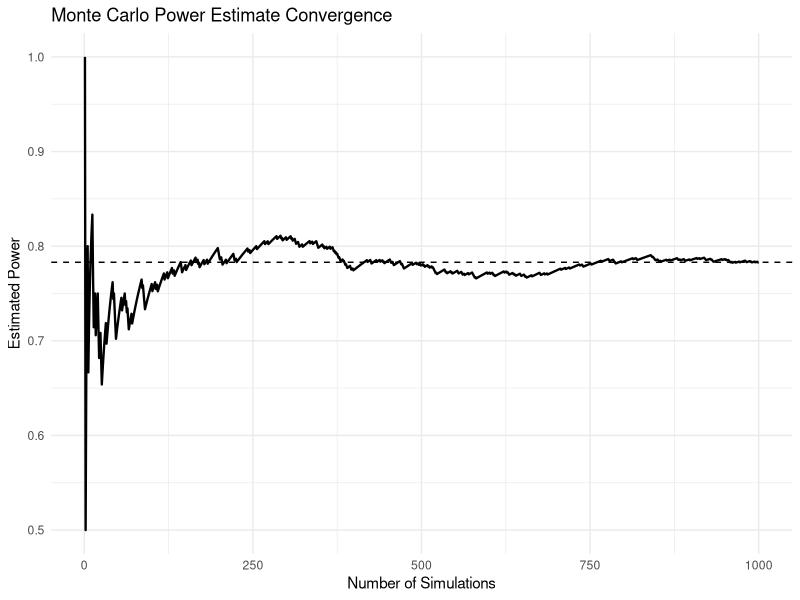
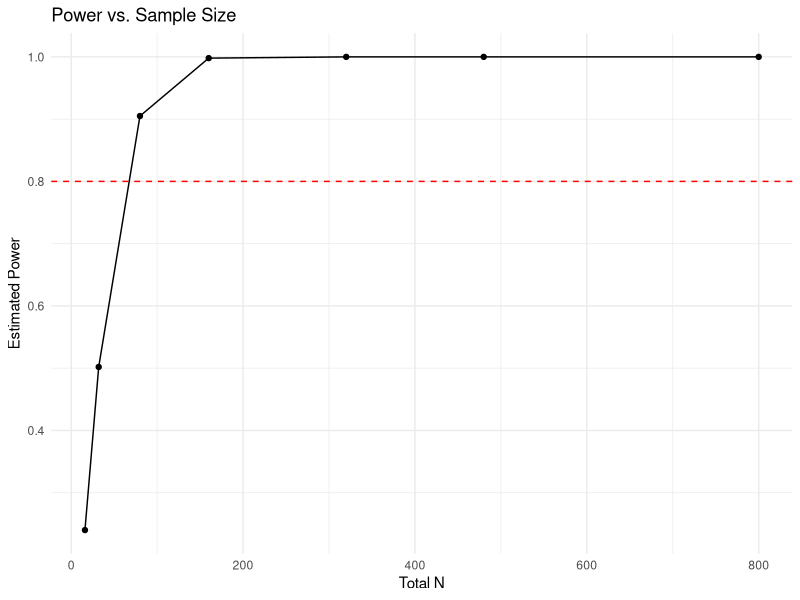
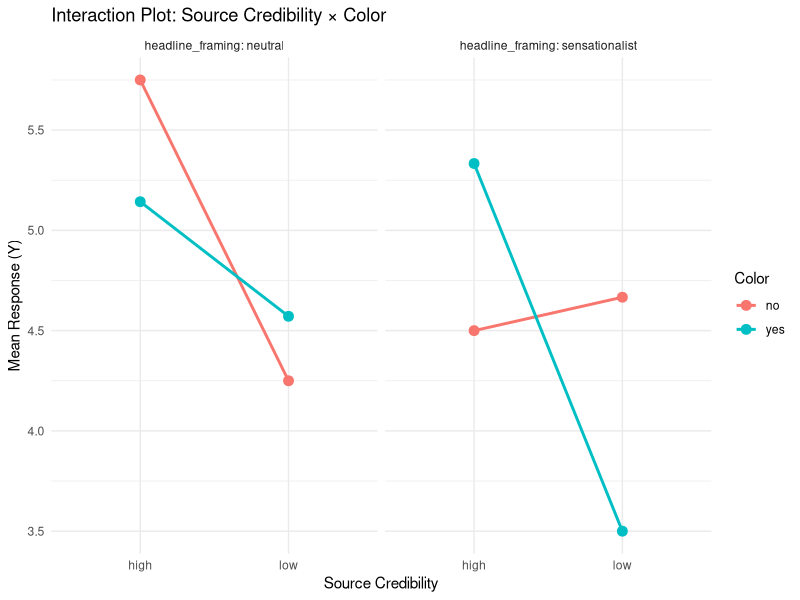
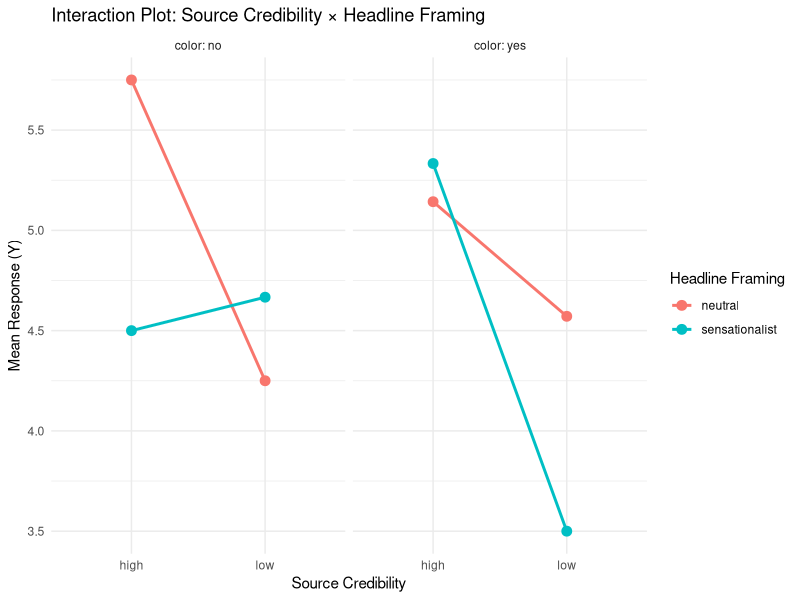

Generate these figures, in order, with R:
## ---- chunk 1
#| warning: false

library(tidyverse)
## ---- chunk 2
#| warning: false

##########
# Reading in and formatting raw lab data
##########

data <- read_csv("data/raw-data.csv")

data

## ---- chunk 3
#| warning: false

##########
# Reading in and formatting data
##########

data <- read_csv("data/data.csv")

data

power_data <- data |>
  mutate(
    Y = di,
    treatment = factor(xi),
    block = factor(block)
  ) |>
  select(treatment, Y, block)

power_data
## ---- chunk 4
treatment_map <- data.frame(
  treatment          = factor(1:8),
  source_credibility = factor(c("high","high","high","high","low","low","low","low")),
  color              = factor(c("yes","yes","no","no","yes","yes","no","no")),
  headline_framing   = factor(c("sensationalist","neutral","sensationalist","neutral",
                                "sensationalist","neutral","sensationalist","neutral"))
)

# Joining the power_data back in to match it to treatment conditions so we can do 2^3 factorial design
power_data_full <- power_data |>
  left_join(treatment_map, by = "treatment") |>
  select(source_credibility, color, headline_framing, block, Y)

power_data_full
## ---- chunk 5
##########
# Complete Block Design
##########

# political affiliation level is the block
# each participant sees exactly 1 graph (1 treatment combination)

# source cred: 0 = low, 1 = high
# color: 0 = no, 1 = yes
# headline framing: 0 = neutral, 1 = sensationalist

##########
# Step 1: Linear model and the data generating process
##########


dry_run <- data.frame(
  unit               = 1:16,
  block              = rep(c("democrat", "republican"), each = 8),
  source_credibility = rep(c("high", "high", "high", "high",
                              "low",  "low",  "low",  "low"), 2),
  color              = rep(c("yes", "yes", "no",  "no",
                              "yes", "yes", "no",  "no"), 2),
  headline_framing   = rep(c("sensationalist", "neutral",
                              "sensationalist", "neutral",
                              "sensationalist", "neutral",
                              "sensationalist", "neutral"), 2),
  response           = c(6, 7, 5, 5, 4, 4, 3, 4,   # democrat block
                         5, 6, 4, 3, 5, 3, 2, 4)    # republican block
)

## ---- chunk 6
##########
# Writing out the linear model as an R function
##########

set.seed(42)

generate_Y <- function(mu, alpha, gamma, delta, beta, 
                       alpha_gamma, alpha_delta, gamma_delta, alpha_gamma_delta,
                       sigma_sq, j, k, l, i, m) {
  
  n <- length(m)
  
  epsilon <- rnorm(n, mean = 0, sd = sqrt(sigma_sq))
  
  ag  <- mapply(function(jj, kk) alpha_gamma[jj, kk], j, k)
  ad  <- mapply(function(jj, ll) alpha_delta[jj, ll], j, l)
  gd  <- mapply(function(kk, ll) gamma_delta[kk, ll], k, l)
  agd <- mapply(function(jj, kk, ll) alpha_gamma_delta[jj, kk, ll], j, k, l)
  
  Y <- mu + beta[i] + alpha[j] + gamma[k] + delta[l] + ag + ad + gd + agd + epsilon
  
  return(Y)
}
## ---- chunk 7
##########
# Step 2: Choosing parameters
##########

# Defining parameter values

mu <- 0


alpha <- c(-0.55, 0.55) # source credibility: ~1.5 point difference
gamma <- c(-0.45, 0.45) # color: ~0.9 point difference
delta <- c(-0.55, 0.55) # headline framing: ~1.1 point difference
beta  <- c(-0.10, 0.10) # block   

mu <- mean(power_data_full$Y)

sigma_sq <- var(power_data_full$Y)
n <- 16


alpha_gamma       <- matrix(c(0.15, -0.15, -0.15,  0.15), nrow = 2, ncol = 2)
alpha_delta       <- matrix(c(0.10, -0.10, -0.10,  0.10), nrow = 2, ncol = 2)
gamma_delta       <- matrix(c(0.08, -0.08, -0.08,  0.08), nrow = 2, ncol = 2)
alpha_gamma_delta <- array(c(0.05, -0.05, -0.05,  0.05,
                             -0.05,  0.05,  0.05, -0.05), dim = c(2, 2, 2))
## ---- chunk 8
##########
# Estimate for sigma squared
##########

sigma_sq
## ---- chunk 9
##########
# Step 3: Simulating Inference
##########

n_per_cell <- 3
i <- as.integer(power_data_full$block)
j <- as.integer(power_data_full$source_credibility)  # high=1, low=2
k <- as.integer(power_data_full$color)               # no=1, yes=2
l <- as.integer(power_data_full$headline_framing)    # neutral=1, sensationalist=2
m <- 1:nrow(power_data_full)                         # n_total = 50

n_total <- length(m)

Y <- generate_Y(mu, alpha, gamma, delta, beta,
                alpha_gamma, alpha_delta, gamma_delta, alpha_gamma_delta,
                sigma_sq, j, k, l, i, m)

dat <- data.frame(
  Y                  = Y,
  block              = factor(i),
  source_credibility = factor(j),
  color              = factor(k),
  headline_framing   = factor(l)
)

fit <- lm(Y ~ source_credibility * color * headline_framing + block, data = dat)
aov_tab <- anova(fit)

##########
# ANOVA
##########

aov_tab


##########
# Fit linear model
##########

fit <- lm(Y ~ source_credibility * color * headline_framing + block, data = dat)


##########
# Extract ANOVA table
##########

aov_tab <- anova(fit)

##########
# Get p-value for source credibility (main effect of interest)
##########

p_val <- aov_tab["source_credibility", "Pr(>F)"]

##########
# Convert to rejection indicator
##########

reject <- as.integer(p_val < 0.05)
reject

##########
# Step 4: Iterating to calculate Power
##########

one_sim <- function(mu, alpha, gamma, delta, beta,
                    alpha_gamma, alpha_delta, gamma_delta, alpha_gamma_delta,
                    sigma_sq, i, j, k, l, m) {
  
  Y <- generate_Y(mu, alpha, gamma, delta, beta,
                  alpha_gamma, alpha_delta, gamma_delta, alpha_gamma_delta,
                  sigma_sq, j, k, l, i, m)
  
  dat <- data.frame(
    Y                  = Y,
    block              = factor(i),
    source_credibility = factor(j),
    color              = factor(k),
    headline_framing   = factor(l)
  )
  
  fit <- lm(Y ~ source_credibility * color * headline_framing + block, data = dat)
  p_val <- anova(fit)["source_credibility", "Pr(>F)"]
  return(as.integer(p_val < 0.05))
}

# Run 1000 simulations

n_sim <- 1000
results <- replicate(n_sim, one_sim(mu, alpha, gamma, delta, beta,
                                    alpha_gamma, alpha_delta, gamma_delta, alpha_gamma_delta,
                                    sigma_sq, i, j, k, l, m))
power <- mean(results)
power

##########
# Iterating over steps 1-3 multiple times (MC)
##########

# Number of simulations
iter <- 1000

# Run simulations
reject_vec <- replicate(
  iter,
  one_sim(mu, alpha, gamma, delta, beta,
          alpha_gamma, alpha_delta, gamma_delta, alpha_gamma_delta,
          sigma_sq, i, j, k, l, m)
)

# Estimated power
power_est <- mean(reject_vec)

power_est
## ---- chunk 10
library(ggplot2)

##########
# Running MC estimate of power
##########

running_power <- cumsum(reject_vec) / seq_along(reject_vec)

# Put into a data frame for ggplot
df_power <- data.frame(
  iter = seq_along(reject_vec),
  power = running_power
)

# Convergence plot
ggplot(df_power, aes(x = iter, y = power)) +
  geom_line(linewidth = 0.8) +
  geom_hline(yintercept = mean(reject_vec), linetype = "dashed") +
  labs(
    title = "Monte Carlo Power Estimate Convergence",
    x = "Number of Simulations",
    y = "Estimated Power"
  ) +
  theme_minimal()
## ---- chunk 11
##########
# Getting power as a function of the sample size
##########

sample_sizes <- c(1, 2, 5, 10, 20, 30, 50)  # n per cell
n_sim <- 1000

power_by_n <- sapply(sample_sizes, function(n_per_cell) {
  
  # rebuild index vectors for this sample size
  n_total <- 16 * n_per_cell
  
  i <- rep(rep(1:2, each = 8), n_per_cell)
  j <- rep(rep(c(1,1,1,1,2,2,2,2), 2), n_per_cell)
  k <- rep(rep(c(1,1,2,2,1,1,2,2), 2), n_per_cell)
  l <- rep(rep(c(1,2,1,2,1,2,1,2), 2), n_per_cell)
  m <- 1:n_total
  
  results <- replicate(n_sim, one_sim(mu, alpha, gamma, delta, beta,
                                      alpha_gamma, alpha_delta, gamma_delta, alpha_gamma_delta,
                                      sigma_sq, i, j, k, l, m))
  mean(results)
})

# Plot power curve
df_n <- data.frame(n_per_cell = sample_sizes, power = power_by_n)

ggplot(df_n, aes(x = n_per_cell * 16, y = power)) +
  geom_line() +
  geom_point() +
  geom_hline(yintercept = 0.8, linetype = "dashed", color = "red") +
  labs(
    title = "Power vs. Sample Size",
    x = "Total N",
    y = "Estimated Power"
  ) +
  theme_minimal()

df_n$total_n <- df_n$n_per_cell * 16
df_n
## ---- chunk 12
##########
# Finding the power of each factor/interaction by plugging these lines into the below function
##########

# swap this line for each factor/interaction:
p_val <- anova(fit)["source_credibility", "Pr(>F)"] # 0.798
p_val <- anova(fit)["color", "Pr(>F)"] # 0.429
p_val <- anova(fit)["headline_framing", "Pr(>F)"] # 0.715
p_val <- anova(fit)["source_credibility:color", "Pr(>F)"] # 0.085
p_val <- anova(fit)["source_credibility:headline_framing", "Pr(>F)"] # 0.07
p_val <- anova(fit)["color:headline_framing", "Pr(>F)"] # 0.072
p_val <- anova(fit)["source_credibility:color:headline_framing", "Pr(>F)"] # 0.053
## ---- chunk 13
##########
# Power Curves
##########

one_sim <- function(mu, alpha, gamma, delta, beta,
                    alpha_gamma, alpha_delta, gamma_delta, alpha_gamma_delta,
                    sigma_sq, i, j, k, l, m) {
  
  Y <- generate_Y(mu, alpha, gamma, delta, beta,
                  alpha_gamma, alpha_delta, gamma_delta, alpha_gamma_delta,
                  sigma_sq, j, k, l, i, m)
  
  dat <- data.frame(
    Y                  = Y,
    block              = factor(i),
    source_credibility = factor(j),
    color              = factor(k),
    headline_framing   = factor(l)
  )
  
  fit <- lm(Y ~ source_credibility * color * headline_framing + block, data = dat)
  p_val <- anova(fit)["source_credibility:color:headline_framing", "Pr(>F)"]
  return(as.integer(p_val < 0.05))
}

# Run 1000 simulations
n_sim <- 1000
results <- replicate(n_sim, one_sim(mu, alpha, gamma, delta, beta,
                                    alpha_gamma, alpha_delta, gamma_delta, alpha_gamma_delta,
                                    sigma_sq, i, j, k, l, m))
power <- mean(results)
power
## ---- chunk 14
##########
# Interaction Plot
##########

cell_means <- power_data_full |>
  group_by(source_credibility, color, headline_framing) |>
  summarise(mean_Y = mean(Y), .groups = "drop")

# Plot 1: source credibility x color, faceted by headline framing
ggplot(cell_means, aes(x = source_credibility, y = mean_Y, 
                       color = color, group = color)) +
  geom_line(linewidth = 1) +
  geom_point(size = 3) +
  facet_wrap(~headline_framing, labeller = label_both) +
  labs(
    title = "Interaction Plot: Source Credibility × Color",
    x = "Source Credibility",
    y = "Mean Response (Y)",
    color = "Color"
  ) +
  theme_minimal()

# Plot 2: source credibility x headline framing, faceted by color
ggplot(cell_means, aes(x = source_credibility, y = mean_Y,
                       color = headline_framing, group = headline_framing)) +
  geom_line(linewidth = 1) +
  geom_point(size = 3) +
  facet_wrap(~color, labeller = label_both) +
  labs(
    title = "Interaction Plot: Source Credibility × Headline Framing",
    x = "Source Credibility",
    y = "Mean Response (Y)",
    color = "Headline Framing"
  ) +
  theme_minimal()
